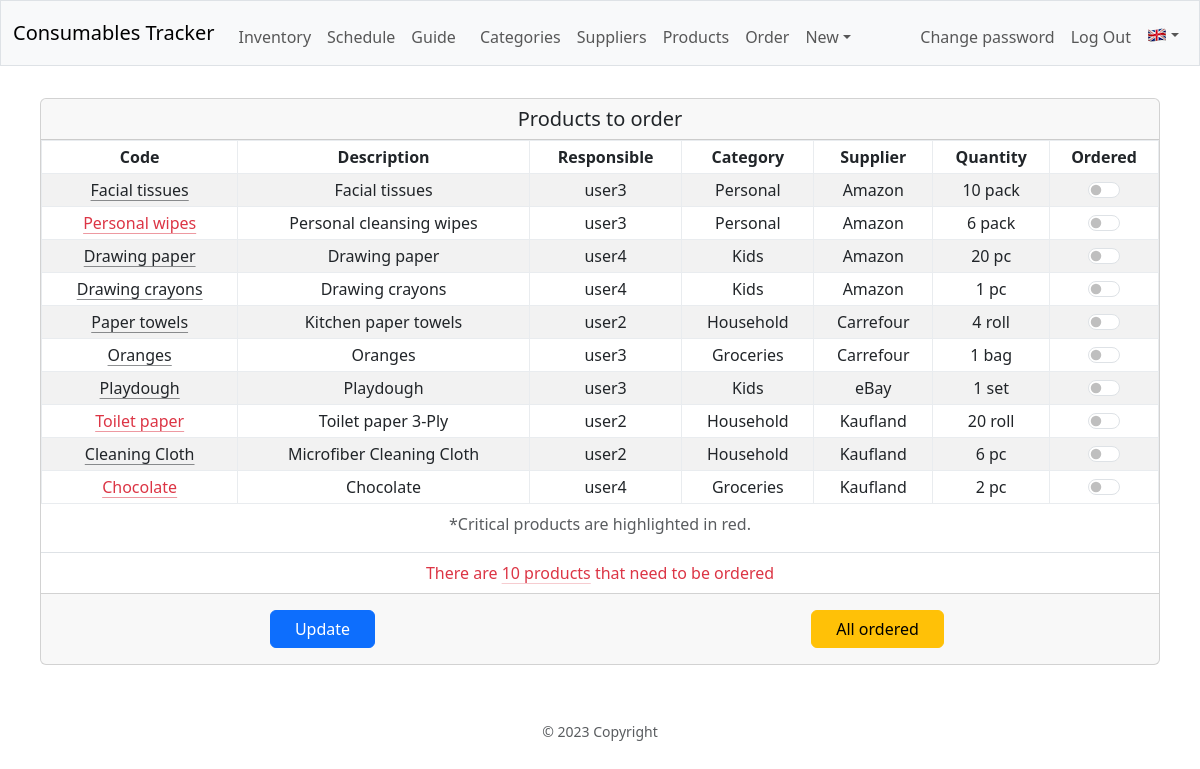
Page /product/products-to-order (signed in) on the committed database.
### database.py (models this page shows, shortened)
class Base(MappedAsDataclass, DeclarativeBase):
    id: Mapped[int] = mapped_column(init=False, primary_key=True)

class Product(Base):
    name: Mapped[str] = mapped_column(unique=True)
    description: Mapped[str]
    responsible_id = mapped_column(ForeignKey("users.id"), nullable=False)
    responsible: Mapped[User] = relationship(back_populates="products",
                                             repr=False)
    category_id = mapped_column(ForeignKey("categories.id"), nullable=False)
    category: Mapped[Category] = relationship(back_populates="products",
                                              repr=False)
    supplier_id = mapped_column(ForeignKey("suppliers.id"), nullable=False)
    supplier: Mapped[Supplier] = relationship(back_populates="products",
                                              repr=False)
    meas_unit: Mapped[str]
    min_stock: Mapped[int]
    ord_qty: Mapped[int]
    to_order: Mapped[bool] = mapped_column(default=False)
    critical: Mapped[bool] = mapped_column(default=False)
    in_use: Mapped[bool] = mapped_column(default=True)
    __table_args__ = (
        Index('idx_product_name', 'name'),
        Index('idx_product_to_order', 'to_order'),
        Index('idx_product_in_use', 'in_use'),
    )
    code = synonym("name")

class User(Base):
    name: Mapped[str] = mapped_column(unique=True)
    password: Mapped[str] = mapped_column(repr=False)
    products: Mapped[List["Product"]] = relationship(
        default_factory=list, back_populates="responsible", repr=False)
    admin: Mapped[bool] = mapped_column(default=False)
    in_use: Mapped[bool] = mapped_column(default=True)
    done_inv: Mapped[bool] = mapped_column(default=True)
    reg_req: Mapped[bool] = mapped_column(default=True)
    req_inv: Mapped[bool] = mapped_column(default=False)
    details: Mapped[Optional[str]] = mapped_column(default="", repr=False)
    email: Mapped[Optional[str]] = mapped_column(default="", repr=False)
    sat_group: Mapped[int] = mapped_column(default=1)
    __table_args__ = (
        Index('idx_user_name', 'name'),
        Index('idx_user_in_use', 'in_use'),
    )
    username = synonym("name")

class Category(Base):
    name: Mapped[str] = mapped_column(unique=True)
    products: Mapped[List["Product"]] = relationship(
        default_factory=list, back_populates="category", repr=False)
    in_use: Mapped[bool] = mapped_column(default=True)
    details: Mapped[Optional[str]] = mapped_column(
        default="", repr=False)
    __table_args__ = (
        Index('idx_category_name', 'name'),
        Index('idx_category_in_use', 'in_use'),
    )

class Supplier(Base):
    name: Mapped[str] = mapped_column(unique=True)
    products: Mapped[List["Product"]] = relationship(
        default_factory=list, back_populates="supplier", repr=False)
    in_use: Mapped[bool] = mapped_column(default=True)
    details: Mapped[Optional[str]] = mapped_column(
        default="", repr=False)
    __table_args__ = (
        Index('idx_supplier_name', 'name'),
        Index('idx_supplier_in_use', 'in_use'),
    )

### blueprints/prod/prod.py (the view, shortened to what this page needs)
@prod_bp.route("/products-to-order", methods=["GET", "POST"])
def products_to_order():
    logger.info("Order page")
    prod_to_order_form: ProdToOrderForm = ProdToOrderForm()
    with dbSession() as db_session:
        prods = db_session.scalars(
            select(Product)
            .join(Product.supplier)
            .options(
                defer(Product.min_stock, raiseload=True),
                joinedload(Product.responsible).load_only(User.name),
                joinedload(Product.category).load_only(Category.name),
                joinedload(Product.supplier).load_only(Supplier.name),
                raiseload("*"))
            .filter(Product.to_order)
            .order_by(func.lower(Supplier.name))
        ).unique().all()
    if prods:
        session["last_url"] = url_for(".products_to_order")
        return render_template(
            "prod/products_to_oder.html",
            products=prods,
            form=prod_to_order_form,
            Message=Message)
    else:
        logger.debug("There are no products that need to be ordered")
        flash(**Message.Product.NoOrder.flash())
        return redirect(session["last_url"])

### blueprints/prod/prod.py
class ProdToOrderForm(FlaskForm):
    """Flask-WTF form used just for csrf token."""

### app.py (called while the page is built)
def get_locale() -> Literal["ro", "en"]:
    if language := session.get("language"):
        return language
    if language := request.accept_languages.best_match(LANGUAGES):
        logger.info("Got locale language '%s'", language)
    else:
        logger.warning("Could not get locale language")
        language = "en"
    session["language"] = language
    return language

@app.context_processor
def inject_now():
    return {'now': datetime.utcnow()}

### helpers.py (called while the page is built)
def record_factory(*args, **kwargs):
    record = old_factory(*args, **kwargs)
    try:
        record.user = session.get("user_name", default="__x__")
    except RuntimeError:
        record.user = "_sys_"
    record.tztime = datetime.now(
        tz=ZoneInfo("Europe/Bucharest")).strftime("%d.%m %H:%M")
    return record

def admin_required(f):
    @wraps(f)
    def decorated_function(*args, **kwargs):
        if (session.get("user_id") is None) or (not session.get("admin")):
            flash(**Message.UI.Auth.AdminReq.flash())
            return redirect(url_for("auth.login"))
        return f(*args, **kwargs)
    return decorated_function

### messages.py (called while the page is built)
def _build_red_link(link: str) -> str:
    return ('<a class="link-danger link-offset-2 ' +
            'link-underline-opacity-25 link-underline-opacity-100-hover" ' +
            f'href="{link}">')

def _prod_order(products_to_order: Optional[int]) -> Markup:
    if products_to_order:
        html_text = _SPAN_RED
        html_text += lazy_ngettext(
            "There is %(start_format)s%(number)s product%(end_format)s " +
            "that needs to be ordered",
            "There are %(start_format)s%(number)s products%(end_format)s " +
            "that need to be ordered",
            products_to_order,
            number=products_to_order,
            start_format=_build_red_link(url_for("prod.products_to_order")),
            end_format=_END_LINK
        )
        html_text += _END_SPAN
    else:
        html_text = _SPAN_GREY
        html_text += lazy_gettext(
            "There are no products that need to be ordered"
        )
        html_text += _END_SPAN
    return Markup(html_text)

    def __call__(self, *args, **kwargs) -> LazyString:
        return self.message(*args, **kwargs)

### blueprints/prod/templates/prod/products_to_oder.html (shortened to what this page needs)
{% extends "layout.html" %}
{% block main %}
<form method="POST">
    <div class="card mx-auto mb-3" style="max-width: 70rem;">
        <div class="card-header h5 py-2">
            {{ gettext("Products to order") }}
        </div>
        <ul class="list-group list-group-flush">
            <li class="list-group-item p-0">
                <div class="table-responsive mx-auto" style="width: auto;">
                    <table class="table align-middle table-sm table-hover table-bordered border-light-subtle table-striped">
                        <caption class="text-center pb-0">{{ Message.UI.Captions.CriticalProducts() }}</caption>
                        <thead>
                            <tr>
                                <th class="px-1">{{ gettext("Code") }}</th>
                                <th class="px-1">{{ gettext("Description") }}</th>
                                <th class="px-1">{{ gettext("Responsible") }}</th>
                                <th class="px-1">{{ gettext("Category") }}</th>
                                <th class="px-1">{{ gettext("Supplier") }}</th>
                                <th class="px-1">{{ gettext("Quantity") }}</th>
                                <th class="px-1">{{ gettext("Ordered") }}</th>
                            </tr>
                        </thead>
                        <tbody>
                            {% for product in products %}
                            <tr>
                                <td>
                                    <span><a class="
                                    {% if product.critical %}
                                        link-danger
                                    {% else %}
                                        link-dark
                                    {% endif %}
                                    link-offset-2 link-underline-opacity-50 link-underline-opacity-100-hover" href="{{ url_for('prod.edit_product', product=product.name) }}">{{ product.name }}</a>
                                    </span>
                                </td>
                                <td>{{ product.description }}</td>
                                <td>{{ product.responsible.name }}</td>
                                <td>{{ product.category.name }}</td>
                                <td>{{ product.supplier.name }}</td>
                                <td>{{ product.ord_qty }} {{ product.meas_unit }}</td>
                                <td>
                                    <div class="form-switch">
                                        <input class="form-check-input" type="checkbox" role="switch" id="{{ product.id }}" name="{{ product.id }}">
                                    </div>
                                </td>
                            </tr>
                            {% endfor %}
                        </tbody>
                    </table>
                </div>
            </li>
            <li class="list-group-item">{{ Message.UI.Main.ProdToOrder(products|length) }}</li>
        </ul>
        <div class="card-footer py-3">
            <div class="row row-cols-2 g-4">
                <div class="col">
                    <input class="btn btn-primary px-4" type="submit" value="{{ gettext('Update') }}">
                </div>
                <div class="col">
                    <button type="button" class="btn btn-warning px-4" data-bs-toggle="modal" data-bs-target="#deleteModal">{{ gettext("All ordered") }}</button>
                </div>
            </div>
        </div>
    </div>
</form>
{% endblock %}

### rows in the picture
Product: name "Facial tissues", description "Facial tissues", responsible.name "user3", category.name "Personal", supplier.name "Amazon", ord_qty "10", meas_unit "pack"
Product: name "Personal wipes", description "Personal cleansing wipes", responsible.name "user3", category.name "Personal", supplier.name "Amazon", ord_qty "6", meas_unit "pack"
Product: name "Drawing paper", description "Drawing paper", responsible.name "user4", category.name "Kids", supplier.name "Amazon", ord_qty "20", meas_unit "pc"
Product: name "Drawing crayons", description "Drawing crayons", responsible.name "user4", category.name "Kids", supplier.name "Amazon", ord_qty "1", meas_unit "pc"
Product: name "Paper towels", description "Kitchen paper towels", responsible.name "user2", category.name "Household", supplier.name "Carrefour", ord_qty "4", meas_unit "roll"
Product: name "Oranges", description "Oranges", responsible.name "user3", category.name "Groceries", supplier.name "Carrefour", ord_qty "1", meas_unit "bag"
Product: name "Playdough", description "Playdough", responsible.name "user3", category.name "Kids", supplier.name "eBay", ord_qty "1", meas_unit "set"
Product: name "Toilet paper", description "Toilet paper 3-Ply", responsible.name "user2", category.name "Household", supplier.name "Kaufland", ord_qty "20", meas_unit "roll"
Product: name "Cleaning Cloth", description "Microfiber Cleaning Cloth", responsible.name "user2", category.name "Household", supplier.name "Kaufland", ord_qty "6", meas_unit "pc"
Product: name "Chocolate", description "Chocolate", responsible.name "user4", category.name "Groceries", supplier.name "Kaufland", ord_qty "2", meas_unit "pc"

### other values in the picture
{{ gettext("Inventory") }} "Inventory"
{{ gettext("Schedule") }} "Schedule"
{{ gettext("Guide") }} "Guide"
{{ gettext("Categories") }} "Categories"
{{ gettext("Suppliers") }} "Suppliers"
{{ gettext("Products") }} "Products"
{{ gettext("Order") }} "Order"
{{ gettext("New") }} "New"
{{ gettext("Change password") }} "Change password"
{{ gettext("Products to order") }} "Products to order"
{{ Message.UI.Captions.CriticalProducts() }} "*Critical products are highlighted in red."
{{ gettext("Code") }} "Code"
{{ gettext("Description") }} "Description"
{{ gettext("Responsible") }} "Responsible"
{{ gettext("Category") }} "Category"
